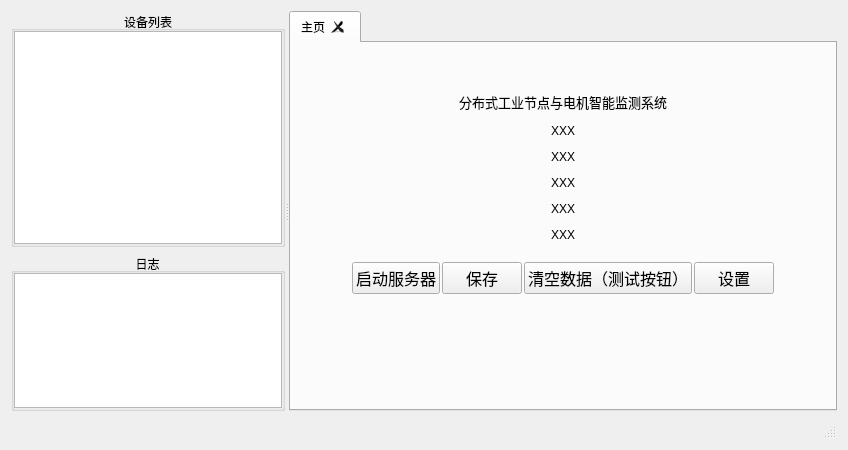
<?xml version="1.0" encoding="UTF-8"?>
<ui version="4.0">
 <class>MainForm</class>
 <widget class="QWidget" name="MainForm">
  <property name="geometry">
   <rect>
    <x>0</x>
    <y>0</y>
    <width>848</width>
    <height>450</height>
   </rect>
  </property>
  <property name="sizePolicy">
   <sizepolicy hsizetype="Minimum" vsizetype="Preferred">
    <horstretch>0</horstretch>
    <verstretch>0</verstretch>
   </sizepolicy>
  </property>
  <property name="minimumSize">
   <size>
    <width>0</width>
    <height>0</height>
   </size>
  </property>
  <property name="windowTitle">
   <string>Widget</string>
  </property>
  <property name="styleSheet">
   <string notr="true"/>
  </property>
  <layout class="QGridLayout" name="gridLayout_3">
   <item row="2" column="1">
    <widget class="QStatusBar" name="statusBar">
     <property name="sizePolicy">
      <sizepolicy hsizetype="Preferred" vsizetype="Fixed">
       <horstretch>0</horstretch>
       <verstretch>0</verstretch>
      </sizepolicy>
     </property>
    </widget>
   </item>
   <item row="1" column="1">
    <widget class="QSplitter" name="splitter_">
     <property name="orientation">
      <enum>Qt::Horizontal</enum>
     </property>
     <widget class="QWidget" name="layoutWidget">
      <property name="sizePolicy">
       <sizepolicy hsizetype="Preferred" vsizetype="Preferred">
        <horstretch>0</horstretch>
        <verstretch>0</verstretch>
       </sizepolicy>
      </property>
      <layout class="QVBoxLayout" name="leftVerticalLayout_2" stretch="3,2">
       <item>
        <widget class="QGroupBox" name="devicesGroupBox">
         <property name="sizePolicy">
          <sizepolicy hsizetype="Preferred" vsizetype="Preferred">
           <horstretch>0</horstretch>
           <verstretch>0</verstretch>
          </sizepolicy>
         </property>
         <property name="title">
          <string>设备列表</string>
         </property>
         <property name="alignment">
          <set>Qt::AlignCenter</set>
         </property>
         <layout class="QGridLayout" name="gridLayout_2">
          <property name="leftMargin">
           <number>0</number>
          </property>
          <property name="topMargin">
           <number>0</number>
          </property>
          <property name="rightMargin">
           <number>0</number>
          </property>
          <property name="bottomMargin">
           <number>0</number>
          </property>
          <item row="0" column="0">
           <widget class="QTableView" name="devices_table_view_">
            <property name="sizePolicy">
             <sizepolicy hsizetype="Preferred" vsizetype="Preferred">
              <horstretch>0</horstretch>
              <verstretch>0</verstretch>
             </sizepolicy>
            </property>
           </widget>
          </item>
         </layout>
        </widget>
       </item>
       <item>
        <widget class="QGroupBox" name="logGroupBox">
         <property name="sizePolicy">
          <sizepolicy hsizetype="Preferred" vsizetype="Preferred">
           <horstretch>0</horstretch>
           <verstretch>0</verstretch>
          </sizepolicy>
         </property>
         <property name="title">
          <string>日志</string>
         </property>
         <property name="alignment">
          <set>Qt::AlignCenter</set>
         </property>
         <layout class="QGridLayout" name="logGridLayout">
          <property name="leftMargin">
           <number>0</number>
          </property>
          <property name="topMargin">
           <number>0</number>
          </property>
          <property name="rightMargin">
           <number>0</number>
          </property>
          <property name="bottomMargin">
           <number>0</number>
          </property>
          <item row="0" column="0">
           <widget class="QTextBrowser" name="logBrowser">
            <property name="sizePolicy">
             <sizepolicy hsizetype="Preferred" vsizetype="Preferred">
              <horstretch>0</horstretch>
              <verstretch>0</verstretch>
             </sizepolicy>
            </property>
           </widget>
          </item>
         </layout>
        </widget>
       </item>
      </layout>
     </widget>
     <widget class="QTabWidget" name="devices_tab">
      <property name="sizePolicy">
       <sizepolicy hsizetype="Maximum" vsizetype="Preferred">
        <horstretch>0</horstretch>
        <verstretch>0</verstretch>
       </sizepolicy>
      </property>
      <property name="styleSheet">
       <string notr="true"/>
      </property>
      <property name="currentIndex">
       <number>0</number>
      </property>
      <property name="tabsClosable">
       <bool>true</bool>
      </property>
      <property name="movable">
       <bool>true</bool>
      </property>
      <property name="tabBarAutoHide">
       <bool>false</bool>
      </property>
      <widget class="QWidget" name="tab">
       <property name="sizePolicy">
        <sizepolicy hsizetype="Preferred" vsizetype="Preferred">
         <horstretch>0</horstretch>
         <verstretch>0</verstretch>
        </sizepolicy>
       </property>
       <attribute name="title">
        <string>主页</string>
       </attribute>
       <layout class="QGridLayout" name="gridLayout">
        <item row="1" column="0">
         <spacer name="verticalSpacer_4">
          <property name="orientation">
           <enum>Qt::Vertical</enum>
          </property>
          <property name="sizeHint" stdset="0">
           <size>
            <width>20</width>
            <height>40</height>
           </size>
          </property>
         </spacer>
        </item>
        <item row="0" column="0">
         <layout class="QVBoxLayout" name="verticalLayout_2">
          <item>
           <spacer name="verticalSpacer_3">
            <property name="orientation">
             <enum>Qt::Vertical</enum>
            </property>
            <property name="sizeHint" stdset="0">
             <size>
              <width>20</width>
              <height>40</height>
             </size>
            </property>
           </spacer>
          </item>
          <item>
           <widget class="QLabel" name="label">
            <property name="text">
             <string>&lt;html&gt;&lt;head/&gt;&lt;body&gt;&lt;p align=&quot;center&quot;&gt;&lt;span style=&quot; font-size:10pt;&quot;&gt;分布式工业节点与电机智能监测系统&lt;/span&gt;&lt;/p&gt;&lt;p align=&quot;center&quot;&gt;XXX&lt;/p&gt;&lt;p align=&quot;center&quot;&gt;XXX&lt;/p&gt;&lt;p align=&quot;center&quot;&gt;XXX&lt;/p&gt;&lt;p align=&quot;center&quot;&gt;XXX&lt;/p&gt;&lt;p align=&quot;center&quot;&gt;XXX&lt;br/&gt;&lt;/p&gt;&lt;/body&gt;&lt;/html&gt;</string>
            </property>
           </widget>
          </item>
          <item>
           <layout class="QVBoxLayout" name="verticalLayout">
            <property name="spacing">
             <number>2</number>
            </property>
            <item>
             <layout class="QHBoxLayout" name="horizontalLayout_2"/>
            </item>
            <item>
             <layout class="QHBoxLayout" name="horizontalLayout">
              <item>
               <spacer name="horizontalSpacer">
                <property name="orientation">
                 <enum>Qt::Horizontal</enum>
                </property>
                <property name="sizeHint" stdset="0">
                 <size>
                  <width>40</width>
                  <height>20</height>
                 </size>
                </property>
               </spacer>
              </item>
              <item>
               <widget class="QPushButton" name="start_server">
                <property name="sizePolicy">
                 <sizepolicy hsizetype="Preferred" vsizetype="Maximum">
                  <horstretch>0</horstretch>
                  <verstretch>0</verstretch>
                 </sizepolicy>
                </property>
                <property name="font">
                 <font>
                  <pointsize>12</pointsize>
                 </font>
                </property>
                <property name="styleSheet">
                 <string notr="true"/>
                </property>
                <property name="text">
                 <string>启动服务器</string>
                </property>
               </widget>
              </item>
              <item>
               <widget class="QPushButton" name="save_button">
                <property name="sizePolicy">
                 <sizepolicy hsizetype="Preferred" vsizetype="Maximum">
                  <horstretch>0</horstretch>
                  <verstretch>0</verstretch>
                 </sizepolicy>
                </property>
                <property name="font">
                 <font>
                  <pointsize>12</pointsize>
                 </font>
                </property>
                <property name="styleSheet">
                 <string notr="true"/>
                </property>
                <property name="text">
                 <string>保存</string>
                </property>
               </widget>
              </item>
              <item>
               <widget class="QPushButton" name="test_button">
                <property name="sizePolicy">
                 <sizepolicy hsizetype="Preferred" vsizetype="Maximum">
                  <horstretch>0</horstretch>
                  <verstretch>0</verstretch>
                 </sizepolicy>
                </property>
                <property name="font">
                 <font>
                  <pointsize>12</pointsize>
                 </font>
                </property>
                <property name="styleSheet">
                 <string notr="true"/>
                </property>
                <property name="text">
                 <string>清空数据（测试按钮）</string>
                </property>
               </widget>
              </item>
              <item>
               <widget class="QPushButton" name="setting_button">
                <property name="sizePolicy">
                 <sizepolicy hsizetype="Preferred" vsizetype="Maximum">
                  <horstretch>0</horstretch>
                  <verstretch>0</verstretch>
                 </sizepolicy>
                </property>
                <property name="font">
                 <font>
                  <pointsize>12</pointsize>
                 </font>
                </property>
                <property name="styleSheet">
                 <string notr="true"/>
                </property>
                <property name="text">
                 <string>设置</string>
                </property>
               </widget>
              </item>
              <item>
               <spacer name="horizontalSpacer_2">
                <property name="orientation">
                 <enum>Qt::Horizontal</enum>
                </property>
                <property name="sizeHint" stdset="0">
                 <size>
                  <width>40</width>
                  <height>20</height>
                 </size>
                </property>
               </spacer>
              </item>
             </layout>
            </item>
           </layout>
          </item>
         </layout>
        </item>
       </layout>
      </widget>
     </widget>
    </widget>
   </item>
  </layout>
 </widget>
 <resources/>
 <connections/>
</ui>
